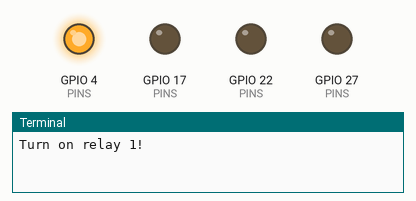
This program was run on a simulated Raspberry Pi (BCM pin numbers). On the bench: output pins drawn as LEDs (lit = HIGH), the last lines printed to the terminal. At 11.0 s the program stops and its outputs stay as they are.

Above: at 0.1 s.
At 6.1 s:
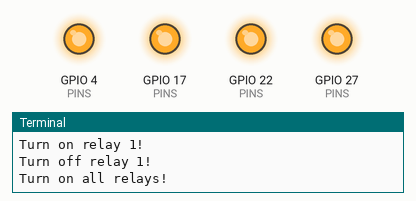
At 11.1 s:
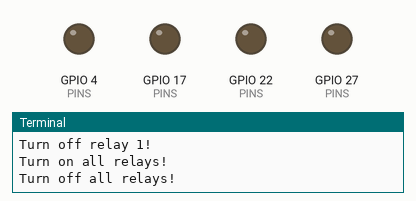
Timing chart, 0 to 12.5 s (numbered marks = the images above):
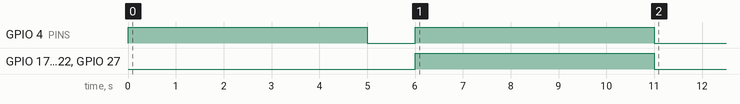

Measured:
- by itself, GPIO 4 (PINS): alternates HIGH for 5.0 s and LOW for 1.0 s
- by itself, GPIO 17 (PINS), GPIO 22 (PINS), GPIO 27 (PINS): LOW → HIGH at 6.0 s, → LOW 5.0 s later

The program:

simple-GPIO.py
```python
import RPi.GPIO as GPIO
import time

# set how we are going to refer to the pins
GPIO.setmode(GPIO.BCM)

# remember the pins for each relay for convenience
RELAY_PINS = {1: 4, 2: 17, 3: 27, 4: 22}
PINS = list(RELAY_PINS.values())

# set up each of the relay pins as an output
GPIO.setup(PINS, GPIO.OUT)

# turn on by setting the output to True for a pin
print('Turn on relay 1!')
GPIO.output(RELAY_PINS[1], True)

time.sleep(5)

# turn off by setting the output to False for a pin
print('Turn off relay 1!')
GPIO.output(RELAY_PINS[1], False)

time.sleep(1)

# turn on multiple relays
print('Turn on all relays!')
GPIO.output(PINS, True)

time.sleep(5)

# turn off multiple relays
print('Turn off all relays!')
GPIO.output(PINS, False)

# release control of the GPIOs
GPIO.cleanup()
```
